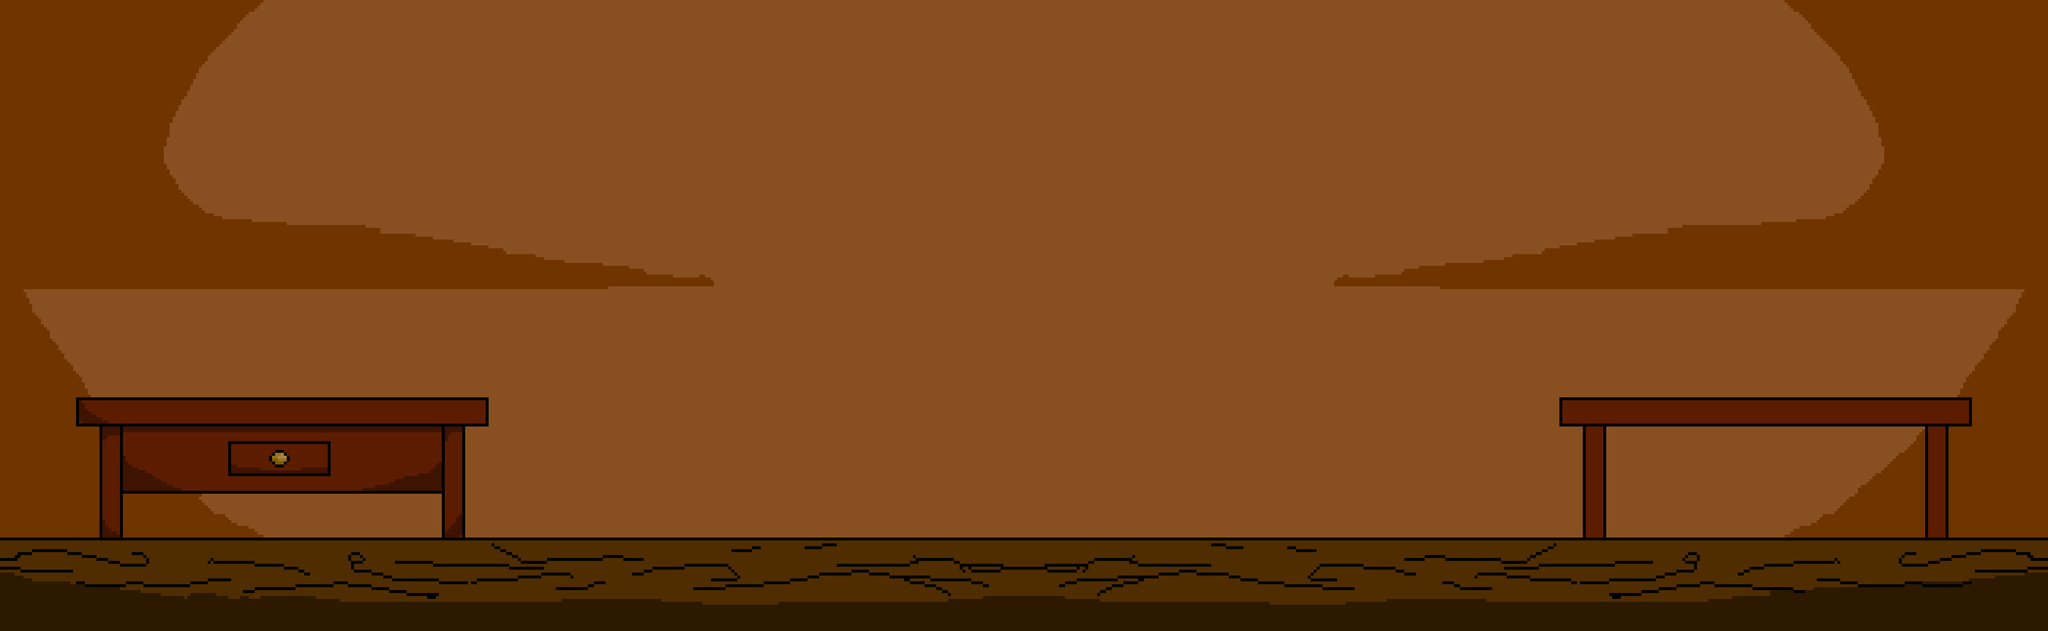

This is a level from a 2D game, rendered from its Tiled map with the project's own tilesets. A one-line summary and the map file follow, with tile-layer data summarised:
An orthogonal 25x30 tile map with 140x36 px tiles, 1 tile layer (Camada de Tiles 1).

<map version="1.4" tiledversion="1.4.3" orientation="orthogonal" renderorder="right-down" width="25" height="30" tilewidth="140" tileheight="36" infinite="0" nextlayerid="3" nextobjectid="5">
 <tileset firstgid="1" source="saguao.tsx" />
 <layer id="1" name="Camada de Tiles 1" width="25" height="30">
  <data>[750 cells, 750 non-empty, 750 distinct tile ids]</data>
 </layer>
 <objectgroup id="2" name="Parede_invisivel" />
</map>